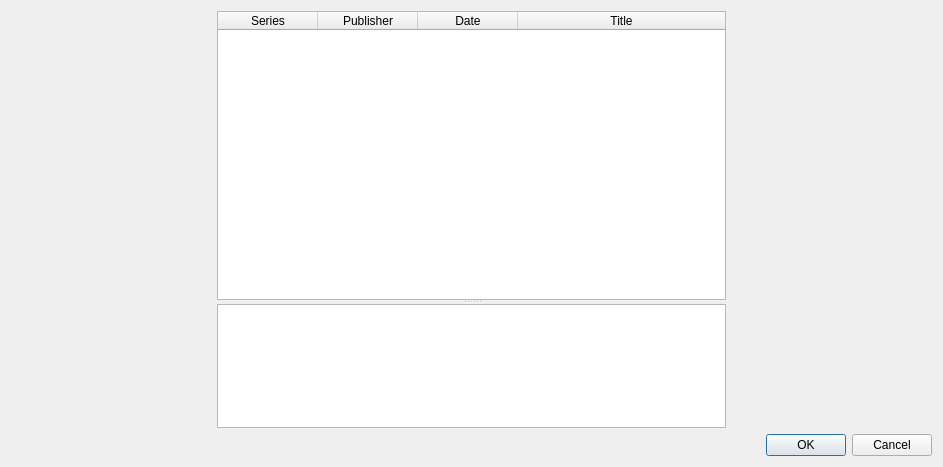
<?xml version="1.0" encoding="UTF-8"?>
<ui version="4.0">
 <class>MatchSelectionWindow</class>
 <widget class="QDialog" name="MatchSelectionWindow">
  <property name="geometry">
   <rect>
    <x>0</x>
    <y>0</y>
    <width>943</width>
    <height>467</height>
   </rect>
  </property>
  <property name="windowTitle">
   <string>Select Match</string>
  </property>
  <layout class="QGridLayout" name="gridLayout">
   <item row="0" column="0">
    <layout class="QVBoxLayout" name="verticalLayout">
     <item>
      <layout class="QHBoxLayout" name="horizontalLayout">
       <item>
        <widget class="QWidget" name="archiveCoverContainer" native="true">
         <property name="minimumSize">
          <size>
           <width>200</width>
           <height>350</height>
          </size>
         </property>
         <property name="maximumSize">
          <size>
           <width>200</width>
           <height>350</height>
          </size>
         </property>
        </widget>
       </item>
       <item>
        <widget class="QSplitter" name="splitter">
         <property name="sizePolicy">
          <sizepolicy hsizetype="Expanding" vsizetype="Expanding">
           <horstretch>0</horstretch>
           <verstretch>0</verstretch>
          </sizepolicy>
         </property>
         <property name="orientation">
          <enum>Qt::Vertical</enum>
         </property>
         <property name="childrenCollapsible">
          <bool>false</bool>
         </property>
         <widget class="QTableWidget" name="twList">
          <property name="sizePolicy">
           <sizepolicy hsizetype="Expanding" vsizetype="Expanding">
            <horstretch>0</horstretch>
            <verstretch>7</verstretch>
           </sizepolicy>
          </property>
          <property name="selectionMode">
           <enum>QAbstractItemView::SingleSelection</enum>
          </property>
          <property name="selectionBehavior">
           <enum>QAbstractItemView::SelectRows</enum>
          </property>
          <property name="rowCount">
           <number>0</number>
          </property>
          <property name="columnCount">
           <number>4</number>
          </property>
          <attribute name="horizontalHeaderStretchLastSection">
           <bool>true</bool>
          </attribute>
          <attribute name="verticalHeaderVisible">
           <bool>false</bool>
          </attribute>
          <column>
           <property name="text">
            <string>Series</string>
           </property>
          </column>
          <column>
           <property name="text">
            <string>Publisher</string>
           </property>
          </column>
          <column>
           <property name="text">
            <string>Date</string>
           </property>
          </column>
          <column>
           <property name="text">
            <string>Title</string>
           </property>
          </column>
         </widget>
         <widget class="QTextEdit" name="teDescription">
          <property name="sizePolicy">
           <sizepolicy hsizetype="Expanding" vsizetype="Expanding">
            <horstretch>0</horstretch>
            <verstretch>3</verstretch>
           </sizepolicy>
          </property>
         </widget>
        </widget>
       </item>
       <item>
        <widget class="QWidget" name="altCoverContainer" native="true">
         <property name="minimumSize">
          <size>
           <width>200</width>
           <height>350</height>
          </size>
         </property>
         <property name="maximumSize">
          <size>
           <width>200</width>
           <height>350</height>
          </size>
         </property>
        </widget>
       </item>
      </layout>
     </item>
     <item>
      <widget class="QDialogButtonBox" name="buttonBox">
       <property name="orientation">
        <enum>Qt::Horizontal</enum>
       </property>
       <property name="standardButtons">
        <set>QDialogButtonBox::Cancel|QDialogButtonBox::Ok</set>
       </property>
      </widget>
     </item>
    </layout>
   </item>
  </layout>
 </widget>
 <resources/>
 <connections>
  <connection>
   <sender>buttonBox</sender>
   <signal>accepted()</signal>
   <receiver>MatchSelectionWindow</receiver>
   <slot>accept()</slot>
   <hints>
    <hint type="sourcelabel">
     <x>248</x>
     <y>254</y>
    </hint>
    <hint type="destinationlabel">
     <x>157</x>
     <y>274</y>
    </hint>
   </hints>
  </connection>
  <connection>
   <sender>buttonBox</sender>
   <signal>rejected()</signal>
   <receiver>MatchSelectionWindow</receiver>
   <slot>reject()</slot>
   <hints>
    <hint type="sourcelabel">
     <x>316</x>
     <y>260</y>
    </hint>
    <hint type="destinationlabel">
     <x>286</x>
     <y>274</y>
    </hint>
   </hints>
  </connection>
 </connections>
</ui>
